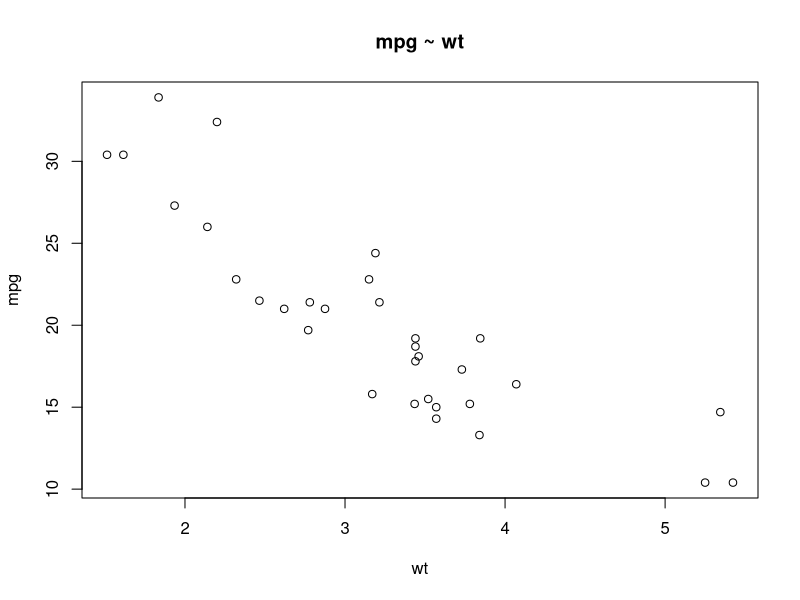
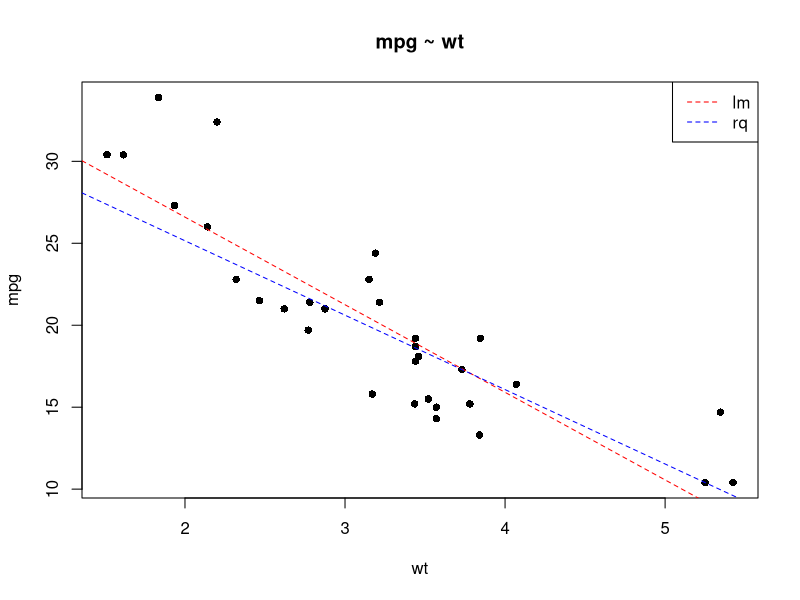
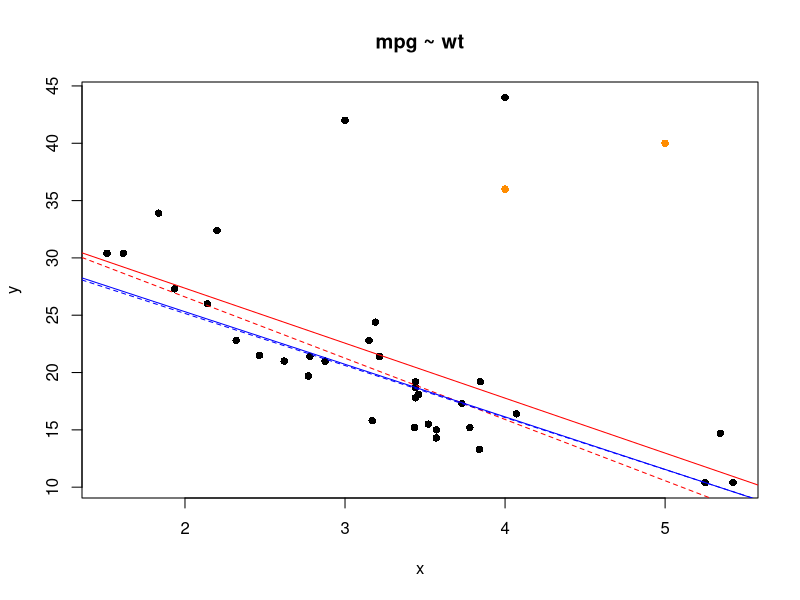
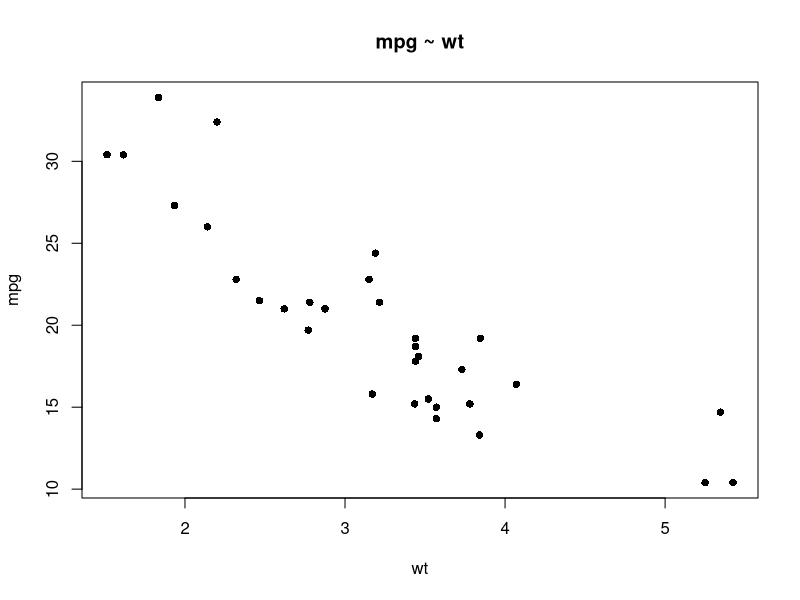

Generate these figures, in order, with R: (Note: this script raises an error after producing the figures.)
# Load required library
library(quantreg)

# Load dataset
data(mtcars)

# Plot of mpg vs wt
plot(mpg ~ wt, data = mtcars, main = "mpg ~ wt")

# Linear regression vs median regression plot
plot(mpg ~ wt, data = mtcars, pch = 16, main = "mpg ~ wt")
lm_model <- lm(mpg ~ wt, data = mtcars)  # Fit linear regression model
rq_model <- rq(mpg ~ wt, data = mtcars)  # Fit quantile regression model
abline(lm_model, col = "red", lty = 2)   # Add linear regression line
abline(rq_model, col = "blue", lty = 2)  # Add quantile regression line
legend("topright", legend = c("lm", "rq"), col = c("red", "blue"), lty = 2)  # Add legend

# Summary of linear regression model
summary_lm <- summary(lm_model)  # Get summary of linear regression model
print(summary_lm)  # Print summary

# Summary of quantile regression model
summary_rq <- summary(rq_model)  # Get summary of quantile regression model
print(summary_rq)  # Print summary

# Plot with outliers
y <- c(mtcars$mpg, 42, 44)  # Add outliers to mpg
x <- c(mtcars$wt, 3, 4)     # Add outliers to wt
plot(y ~ x, pch = 16, main = "mpg ~ wt")  # Plot mpg vs wt with outliers
points(c(5, 4), c(40, 36), pch = 16, col = "dark orange")  # Add synthetic outliers
abline(lm_model, col = "red", lty = 2)   # Add linear regression line
abline(lm(y ~ x), col = "red")           # Add linear regression line with outliers
abline(rq_model, col = "blue", lty = 2)  # Add quantile regression line
abline(rq(y ~ x), col = "blue")          # Add quantile regression line with outliers

# Fitting Multiple Quantile Plots
plot(mpg ~ wt, data = mtcars, pch = 16, main = "mpg ~ wt")  # Plot mpg vs wt
multi_rqfit <- rq(mpg ~ wt, data = mtcars, tau = seq(0, 1, by = 0.1))  # Fit multiple quantile regression models
for (j in 1:ncol(multi_rqfit$coefficients)) {  # Loop over each coefficient
  abline(coef(multi_rqfit)[, j], col = colors[j])  # Add quantile regression lines
}
legend("topright", legend = seq(0, 1, by = 0.1), col = colors, lty = 1, pch = 16,  # Add legend
       title = "Tau", cex = 0.8, bg = "white", box.lwd = 1)
